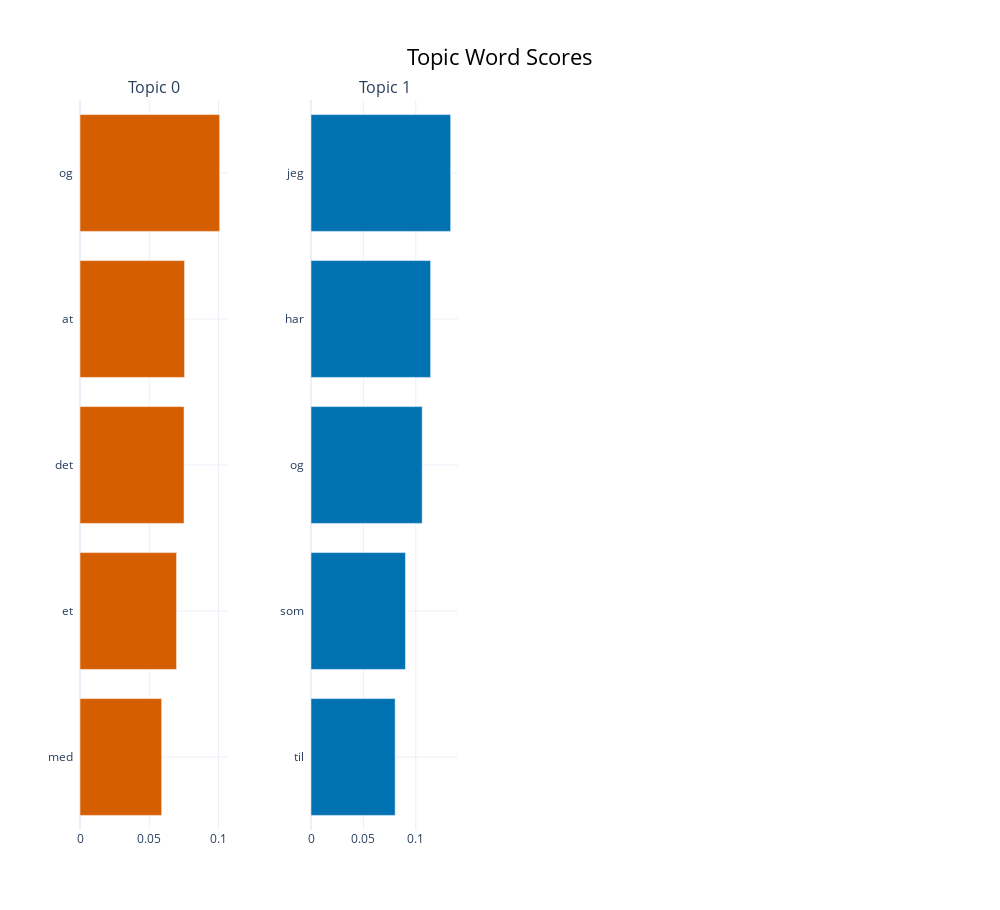

Notebook source saved alongside this figure:
### Code cell
# visualize
topic_model.visualize_barchart(top_n_topics=11, height=700)

### Figure 1 — Plotly figure (JSON) as saved in the notebook; plotly's stock layout.template omitted (floating-point values rounded to 4 significant figures)
{"data": [{"marker": {"color": "#D55E00"}, "orientation": "h", "type": "bar", "x": [0.05897, 0.06972, 0.07514, 0.07551, 0.1008], "xaxis": "x", "y": ["med  ", "et  ", "det  ", "at  ", "og  "], "yaxis": "y"}, {"marker": {"color": "#0072B2"}, "orientation": "h", "type": "bar", "x": [0.08033, 0.09017, 0.1061, 0.1142, 0.1333], "xaxis": "x2", "y": ["til  ", "som  ", "og  ", "har  ", "jeg  "], "yaxis": "y2"}], "layout": {"annotations": [{"font": {"size": 16}, "showarrow": false, "text": "Topic 0", "x": 0.0875, "xanchor": "center", "xref": "paper", "y": 1, "yanchor": "bottom", "yref": "paper"}, {"font": {"size": 16}, "showarrow": false, "text": "Topic 1", "x": 0.3625, "xanchor": "center", "xref": "paper", "y": 1, "yanchor": "bottom", "yref": "paper"}], "height": 910, "hoverlabel": {"bgcolor": "white", "font": {"family": "Rockwell", "size": 16}}, "showlegend": false, "title": {"font": {"color": "Black", "size": 22}, "text": "Topic Word Scores", "x": 0.5, "xanchor": "center", "yanchor": "top"}, "width": 1000, "xaxis": {"anchor": "y", "domain": [0, 0.175], "showgrid": true}, "xaxis2": {"anchor": "y2", "domain": [0.275, 0.45], "showgrid": true}, "xaxis3": {"anchor": "y3", "domain": [0.55, 0.725], "showgrid": true}, "xaxis4": {"anchor": "y4", "domain": [0.825, 1], "showgrid": true}, "yaxis": {"anchor": "x", "domain": [0, 1], "showgrid": true}, "yaxis2": {"anchor": "x2", "domain": [0, 1], "showgrid": true}, "yaxis3": {"anchor": "x3", "domain": [0, 1], "showgrid": true}, "yaxis4": {"anchor": "x4", "domain": [0, 1], "showgrid": true}}}
